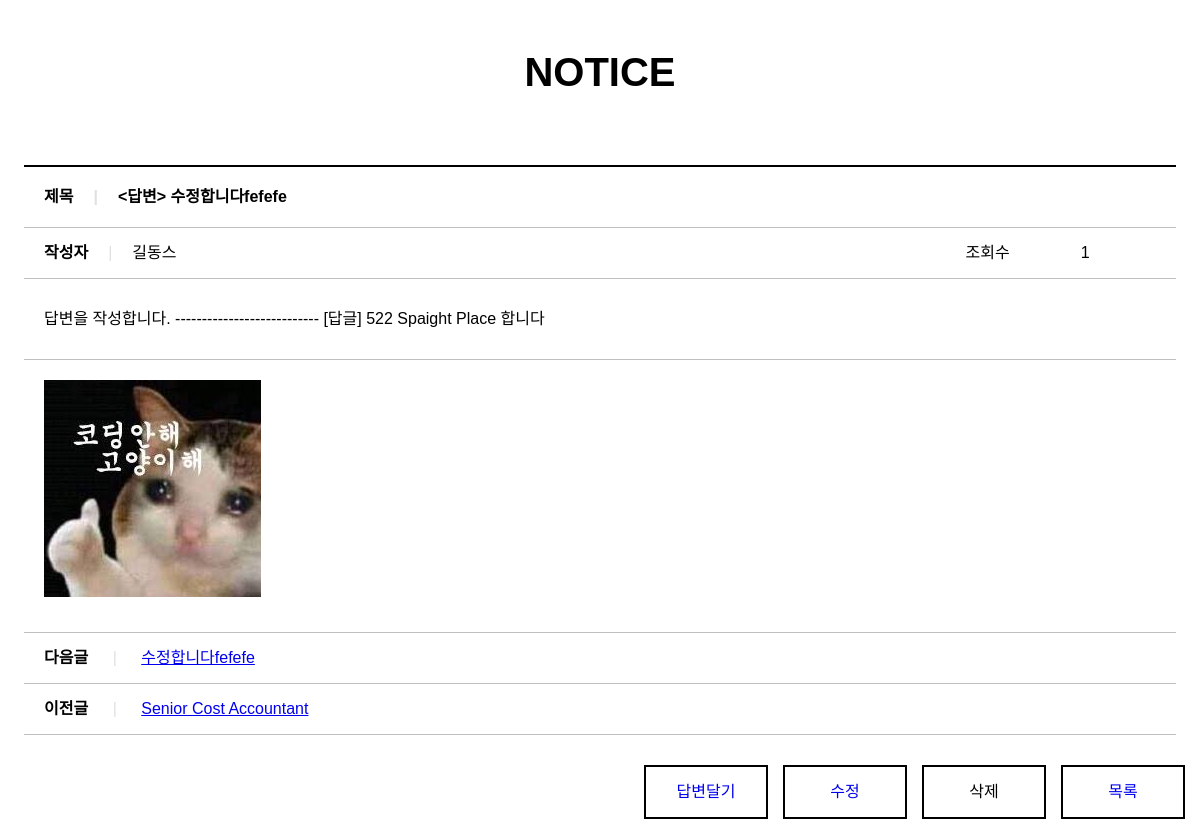
The page /board/bview/101/?npage=1 on the database its author committed.
### board/models.py (models this page shows, shortened)
class Board(models.Model):
  bno = models.AutoField(primary_key=True)
  member = models.ForeignKey(Member,on_delete=models.DO_NOTHING, null=True)
  btitle = models.CharField(max_length=1000)
  bcontent = models.TextField()
  bgroup = models.IntegerField(null=True)
  bstep = models.IntegerField(default=0)
  bindent = models.IntegerField(default=0)
  bhit = models.IntegerField(default=0)
  bdate = models.DateTimeField(auto_now=True)
  bfile = models.ImageField(null=True,upload_to='board')

### member/models.py (models this page shows, shortened)
class Member(models.Model):
  id = models.CharField(max_length=50,primary_key=True)
  pw = models.CharField(max_length=100)
  name = models.CharField(max_length=100)
  nicname = models.CharField(max_length=100)
  tel = models.CharField(max_length=20,default='010-0000-0000')
  gender = models.CharField(max_length=10,default='남자')
  hobby = models.CharField(max_length=50,default='game')
  mdate = models.DateTimeField(auto_now=True)

### board/views.py (the view)
# urls.py: path('bview/<int:bno>/', views.bview, name='bview'),
def bview(request, bno):
  npage = request.GET.get('npage', 1)
  qs = Board.objects.get(bno = bno)
  prev_qs = Board.objects.filter(Q(bgroup__lt = qs.bgroup, bstep__lte=qs.bstep) | Q(bgroup=qs.bgroup, bstep__gt=qs.bstep)).order_by('-bgroup', 'bstep').first()
  next_qs = Board.objects.filter(Q(bgroup__gt = qs.bgroup, bstep__gte=qs.bstep) | Q(bgroup=qs.bgroup, bstep__lt=qs.bstep)).order_by('bgroup', '-bstep').first()
  day1 = datetime.replace(datetime.now(), hour=23, minute=59, second=59)
  expires = datetime.strftime(day1, '%a, %d-%b-%Y %H:%M:S GMT')
  print('날짜 : ', expires)
  response = render(request, 'bview.html', {'board':qs, 'prev_board':prev_qs, 'next_board':next_qs, 'npage':npage})
  if request.COOKIES.get('cookie_boardNo') is not None:
    cookies = request.COOKIES.get('cookie_boardNo')
    cookies_list = cookies.split('|')
    if str(bno) not in cookies_list:
      response.set_cookie('cookie_boardNo', cookies + f'|{bno}', expires=expires)
      qs.bhit += 1
      qs.save()
  else:
    response.set_cookie('cookie_boardNo', bno, expires=expires)
    qs.bhit += 1
    qs.save()
  return response

### board/templates/bview.html (shortened to what this page needs)
<!DOCTYPE html>
{% load static %}
<html>
<head>
  <link rel="stylesheet" href="https://cdnjs.cloudflare.com/ajax/libs/font-awesome/5.12.1/css/all.min.css">
  <link rel="stylesheet" href='{% static "css/read.css" %}'>
  <link rel="stylesheet" href='{% static "css/style.css" %}'>
</head>
<body>
<section>
    <h1>NOTICE</h1>
    <table>
      <colgroup>
        <col width="80%">
        <col width="10%">
        <col width="10%">
      </colgroup>
      <tr>
        <th colspan="3">제목<span class="separator">|</span><strong>{{board.btitle}}</strong></th>
      </tr>
      <tr>
        <td><strong>작성자</strong><span class="separator">|</span>{{board.member.nicname}}</td>
        <td>조회수</td>
        <td>{{board.bhit}}</td>
      </tr>
      <tr>
        <td colspan="3" class="article">{{board.bcontent}}</td>
      </tr>
      <tr>
        <td colspan="3" class="article">
          {% if board.bfile%}
          <img src='{{board.bfile.url}}' alt='{{board.bfile}}'>
          {% else %}
          이미지 파일이 없습니다
          {% endif %}
        </td>
      </tr>
      <tr>
        {% if next_board %}
        <td colspan="3"><strong>다음글</strong> <span class="separator">|</span> <a href='/board/bview/{{next_board.bno}}'>{{next_board.btitle}}</a></td>
        {% else %}
        <td colspan="3"><strong>다음글</strong> <span class="separator">|</span> 없습니다.</td>
        {% endif %}
      </tr>
      <tr>
        {% if prev_board %}
        <td colspan="3"><strong>이전글</strong> <span class="separator">|</span> <a href='/board/bview/{{prev_board.bno}}'>{{prev_board.btitle}}</a></td>
        {% else %}
        <td colspan="3"><strong>이전글</strong> <span class="separator">|</span> 없습니다.</td>
        {% endif %}
      </tr>
    </table>
    <a href="/board/blist/?npage={{npage}}"><div class="list">목록</div></a>
    <a onclick='deleteBtn()'><div class="list">삭제</div></a>
    <a href="/board/bupdate/{{board.bno}}"><div class="list">수정</div></a>
    <a href="/board/breply/{{board.bno}}"><div class="list">답변달기</div></a>
  </section>
</body>
</html>

### static/css/read.css (style rules this page uses)
section { text-align: center; }
h1 { margin-top: 50px; margin-bottom: 0; font-size: 40px; }
table { width: 96%; margin-top: 70px; margin-left: auto; margin-right: auto; line-height: 40px; }
table { border-collapse: collapse; }
th { padding: 10px 0 10px 20px; border: 1px solid silver; border-top: 2px solid black; }
td { padding: 5px 0 5px 20px; border: 1px solid silver; }
th, td { text-align: left; border-left: hidden; border-right: hidden; }
.article { padding: 20px 0 20px 20px; }
.separator { padding: 0 20px 0 20px; color: #e0e0e0; }
.list { float: right; width: 120px; height: 50px; line-height: 50px; margin: 30px 15px 10px 0; border: 2px black solid; }

### static/css/style.css (style rules this page uses)
*, body { margin: 0; padding: 0; font-family: 'Noto Sans KR', sans-serif; font-size: 16px; }

### rows shown on the page
Board: btitle "<답변> 수정합니다fefefe", member.nicname "길동스", bhit "1", bcontent "답변을 작성합니다. --------------------------- [답글] 522 Spaight Place 합니다", bfile (picture)
Board: btitle "수정합니다fefefe"
Board: btitle "Senior Cost Accountant"
